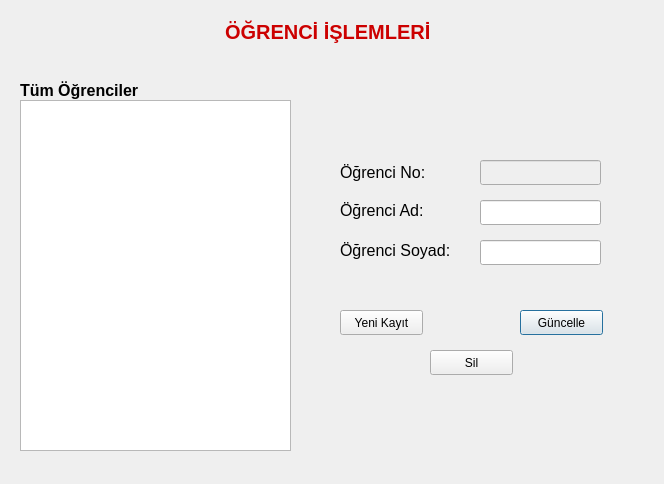
<?xml version="1.0" encoding="UTF-8"?>
<ui version="4.0">
 <class>OgrenciIslemleri</class>
 <widget class="QDialog" name="OgrenciIslemleri">
  <property name="geometry">
   <rect>
    <x>0</x>
    <y>0</y>
    <width>664</width>
    <height>484</height>
   </rect>
  </property>
  <property name="windowTitle">
   <string>ÖĞRENCİ İŞLEMLERİ</string>
  </property>
  <widget class="QLabel" name="label">
   <property name="geometry">
    <rect>
     <x>225</x>
     <y>20</y>
     <width>213</width>
     <height>24</height>
    </rect>
   </property>
   <property name="font">
    <font>
     <pointsize>15</pointsize>
     <weight>75</weight>
     <bold>true</bold>
    </font>
   </property>
   <property name="styleSheet">
    <string notr="true">color: rgb(204, 0, 0);</string>
   </property>
   <property name="text">
    <string>ÖĞRENCİ İŞLEMLERİ</string>
   </property>
  </widget>
  <widget class="QTableView" name="tableView">
   <property name="geometry">
    <rect>
     <x>20</x>
     <y>100</y>
     <width>271</width>
     <height>351</height>
    </rect>
   </property>
  </widget>
  <widget class="QLabel" name="label_2">
   <property name="geometry">
    <rect>
     <x>20</x>
     <y>80</y>
     <width>141</width>
     <height>21</height>
    </rect>
   </property>
   <property name="font">
    <font>
     <pointsize>12</pointsize>
     <weight>75</weight>
     <bold>true</bold>
    </font>
   </property>
   <property name="text">
    <string>Tüm Öğrenciler</string>
   </property>
  </widget>
  <widget class="QLabel" name="label_3">
   <property name="geometry">
    <rect>
     <x>340</x>
     <y>162</y>
     <width>101</width>
     <height>21</height>
    </rect>
   </property>
   <property name="font">
    <font>
     <pointsize>12</pointsize>
    </font>
   </property>
   <property name="text">
    <string>Öğrenci No: </string>
   </property>
  </widget>
  <widget class="QLabel" name="label_4">
   <property name="geometry">
    <rect>
     <x>340</x>
     <y>200</y>
     <width>101</width>
     <height>21</height>
    </rect>
   </property>
   <property name="font">
    <font>
     <pointsize>12</pointsize>
    </font>
   </property>
   <property name="text">
    <string>Öğrenci Ad:</string>
   </property>
  </widget>
  <widget class="QLabel" name="label_5">
   <property name="geometry">
    <rect>
     <x>340</x>
     <y>240</y>
     <width>121</width>
     <height>21</height>
    </rect>
   </property>
   <property name="font">
    <font>
     <pointsize>12</pointsize>
    </font>
   </property>
   <property name="text">
    <string>Öğrenci Soyad:</string>
   </property>
  </widget>
  <widget class="QLineEdit" name="lineEdit">
   <property name="enabled">
    <bool>false</bool>
   </property>
   <property name="geometry">
    <rect>
     <x>480</x>
     <y>160</y>
     <width>121</width>
     <height>25</height>
    </rect>
   </property>
  </widget>
  <widget class="QLineEdit" name="lineEdit_2">
   <property name="geometry">
    <rect>
     <x>480</x>
     <y>200</y>
     <width>121</width>
     <height>25</height>
    </rect>
   </property>
  </widget>
  <widget class="QLineEdit" name="lineEdit_3">
   <property name="geometry">
    <rect>
     <x>480</x>
     <y>240</y>
     <width>121</width>
     <height>25</height>
    </rect>
   </property>
  </widget>
  <widget class="QPushButton" name="pushButton_2">
   <property name="geometry">
    <rect>
     <x>520</x>
     <y>310</y>
     <width>83</width>
     <height>25</height>
    </rect>
   </property>
   <property name="text">
    <string>Güncelle</string>
   </property>
  </widget>
  <widget class="QPushButton" name="pushButton">
   <property name="geometry">
    <rect>
     <x>340</x>
     <y>310</y>
     <width>83</width>
     <height>25</height>
    </rect>
   </property>
   <property name="text">
    <string>Yeni Kayıt</string>
   </property>
  </widget>
  <widget class="QPushButton" name="pushButton_3">
   <property name="geometry">
    <rect>
     <x>430</x>
     <y>350</y>
     <width>83</width>
     <height>25</height>
    </rect>
   </property>
   <property name="text">
    <string>Sil</string>
   </property>
  </widget>
 </widget>
 <resources/>
 <connections/>
</ui>
